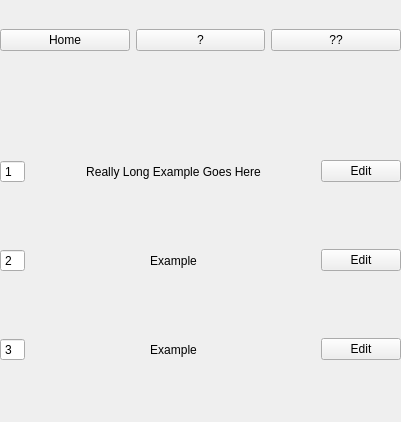
<?xml version="1.0" encoding="UTF-8"?>
<ui version="4.0">
 <class>MainMenu</class>
 <widget class="QWidget" name="MainMenu">
  <property name="geometry">
   <rect>
    <x>0</x>
    <y>0</y>
    <width>401</width>
    <height>422</height>
   </rect>
  </property>
  <property name="windowTitle">
   <string>Main Menu</string>
  </property>
  <widget class="QWidget" name="gridLayoutWidget">
   <property name="geometry">
    <rect>
     <x>0</x>
     <y>100</y>
     <width>401</width>
     <height>321</height>
    </rect>
   </property>
   <layout class="QGridLayout" name="gridLayout">
    <property name="sizeConstraint">
     <enum>QLayout::SetMinimumSize</enum>
    </property>
    <item row="2" column="2">
     <widget class="QLabel" name="label_2">
      <property name="text">
       <string>Example</string>
      </property>
      <property name="alignment">
       <set>Qt::AlignCenter</set>
      </property>
     </widget>
    </item>
    <item row="0" column="3">
     <spacer name="horizontalSpacer">
      <property name="orientation">
       <enum>Qt::Horizontal</enum>
      </property>
      <property name="sizeHint" stdset="0">
       <size>
        <width>20</width>
        <height>20</height>
       </size>
      </property>
     </spacer>
    </item>
    <item row="3" column="4">
     <widget class="QPushButton" name="pushButton_6">
      <property name="text">
       <string>Edit</string>
      </property>
     </widget>
    </item>
    <item row="0" column="4">
     <widget class="QPushButton" name="pushButton_4">
      <property name="text">
       <string>Edit</string>
      </property>
     </widget>
    </item>
    <item row="2" column="4">
     <widget class="QPushButton" name="pushButton_5">
      <property name="text">
       <string>Edit</string>
      </property>
     </widget>
    </item>
    <item row="0" column="2">
     <widget class="QLabel" name="label">
      <property name="text">
       <string>Really Long Example Goes Here</string>
      </property>
      <property name="alignment">
       <set>Qt::AlignCenter</set>
      </property>
     </widget>
    </item>
    <item row="3" column="2">
     <widget class="QLabel" name="label_3">
      <property name="text">
       <string>Example</string>
      </property>
      <property name="alignment">
       <set>Qt::AlignCenter</set>
      </property>
     </widget>
    </item>
    <item row="2" column="0">
     <widget class="QSpinBox" name="spinBox">
      <property name="buttonSymbols">
       <enum>QAbstractSpinBox::NoButtons</enum>
      </property>
      <property name="value">
       <number>2</number>
      </property>
     </widget>
    </item>
    <item row="0" column="0">
     <widget class="QSpinBox" name="spinBox_2">
      <property name="buttonSymbols">
       <enum>QAbstractSpinBox::NoButtons</enum>
      </property>
      <property name="value">
       <number>1</number>
      </property>
     </widget>
    </item>
    <item row="3" column="0">
     <widget class="QSpinBox" name="spinBox_3">
      <property name="buttonSymbols">
       <enum>QAbstractSpinBox::NoButtons</enum>
      </property>
      <property name="value">
       <number>3</number>
      </property>
     </widget>
    </item>
    <item row="2" column="1">
     <spacer name="horizontalSpacer_2">
      <property name="orientation">
       <enum>Qt::Horizontal</enum>
      </property>
      <property name="sizeHint" stdset="0">
       <size>
        <width>40</width>
        <height>20</height>
       </size>
      </property>
     </spacer>
    </item>
   </layout>
  </widget>
  <widget class="QWidget" name="horizontalLayoutWidget">
   <property name="geometry">
    <rect>
     <x>0</x>
     <y>0</y>
     <width>401</width>
     <height>80</height>
    </rect>
   </property>
   <layout class="QHBoxLayout" name="horizontalLayout">
    <item>
     <widget class="QPushButton" name="pushButton_2">
      <property name="text">
       <string>Home</string>
      </property>
     </widget>
    </item>
    <item>
     <widget class="QPushButton" name="pushButton">
      <property name="text">
       <string>?</string>
      </property>
     </widget>
    </item>
    <item>
     <widget class="QPushButton" name="pushButton_3">
      <property name="text">
       <string>??</string>
      </property>
     </widget>
    </item>
   </layout>
  </widget>
 </widget>
 <resources/>
 <connections/>
</ui>
